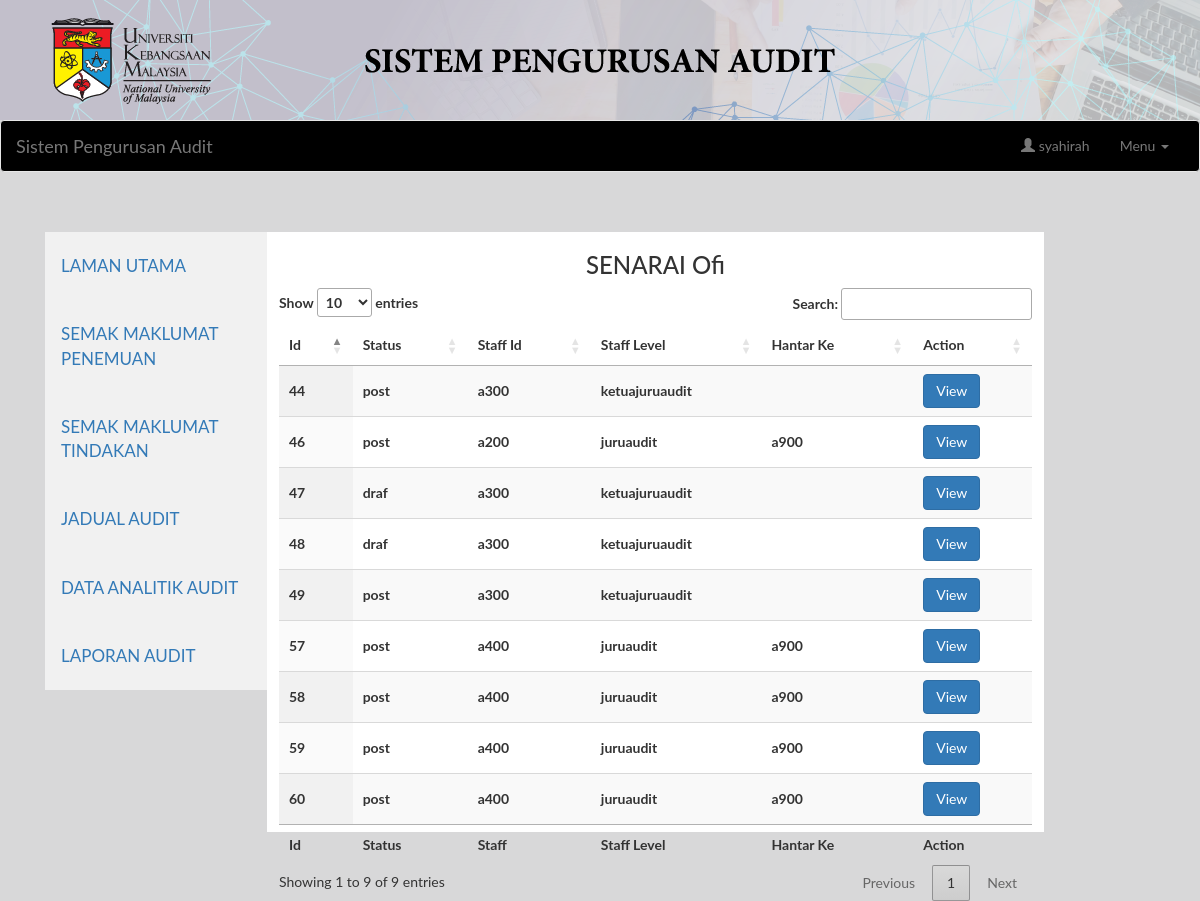
Screenshot of /staff/ketuajuruaudit/listOfi.php (signed in) with the database file from the repository.
### tables this page shows
CREATE TABLE `ketua_juruaudit` (
  `staff_no` varchar(255) NOT NULL,
  `staff_name` varchar(255) NOT NULL,
  `staff_pass` varchar(50) NOT NULL,
  `staff_email` varchar(255) NOT NULL,
  `staff_img` varchar(255) NOT NULL
);

CREATE TABLE `ofi` (
  `no_id` int(11) NOT NULL,
  `klausa` varchar(255) NOT NULL,
  `jabatan_unit` varchar(255) NOT NULL,
  `perincian` text,
  `susulan` text,
  `tarikh_tindakan` varchar(255) DEFAULT NULL,
  `status` varchar(255) NOT NULL,
  `staff_no` varchar(100) DEFAULT NULL,
  `data` text,
  `user_type` varchar(100) DEFAULT NULL,
  `hantar_ke` varchar(100) DEFAULT NULL
);

### staff/ketuajuruaudit/session.php (called while the page is built, shortened)
<?php
include_once '../../db.php';
	$uid = $_SESSION['uid'];
	$stmt = $conn->prepare("SELECT * FROM ketua_juruaudit WHERE staff_no = '$uid'");
	$stmt->execute();
	$readrow = $stmt->fetch(PDO::FETCH_ASSOC);
	$name = $readrow['staff_name'];
?>

### staff/ketuajuruaudit/listOfi.php (the view, shortened to what this page needs)
<?php
include_once '../../db.php';
include_once 'session.php';
?>
<!DOCTYPE html>
<html>
<head>
  <link rel="stylesheet" href="https://maxcdn.bootstrapcdn.com/bootstrap/3.4.1/css/bootstrap.min.css">
</head>
<body style="background-color: #d8d8d9; ">
<img src="../../auditHeader.png" style="width:100% ">
<div><?php include_once 'navbar.php'; ?></div>
<br>
<br>
<div class="container">
  <table  align="center">
   <tr>
    <td align="center" width="1110px" style="height: 318px">
       <ul class="tab">
            <li><a href="utama.php" align="center">LAMAN UTAMA</a></li>
            <li><a href="penemuan.php">SEMAK MAKLUMAT PENEMUAN</a></li>
            <li><a href="tindakan.php">SEMAK MAKLUMAT TINDAKAN</a></li>
            <li><a href="jadual.php">JADUAL AUDIT</a></li>
            <li><a href="data.php">DATA ANALITIK AUDIT</a></li>
            <li><a href="laporan.php">LAPORAN AUDIT</a></li>
          </ul>
<link rel="stylesheet" href="https://cdn.datatables.net/1.10.24/css/jquery.dataTables.min.css">
<div id="Menu" class="tabcontent" style="height: 600px">
  <h3>SENARAI Ofi</h3>
  <table id="example" class="display" style="width:100%">
        <thead>
            <tr>
                <th>Id</th>
                <th>Status</th>
                <th>Staff Id</th>
                <th>Staff Level</th>
                <th>Hantar Ke </th>
                <th>Action</th>
            </tr>
        </thead>
        <tbody>
        <?php
          include_once '../../conn.php';
          $sql = "SELECT * FROM `ofi` ";
          $result = $conn->query($sql);
          if ($result->num_rows > 0) {
          while($row = $result->fetch_assoc()) {
            if($row['status'] == 'draf' && $row['user_type'] != 'ketuajuruaudit'){
              continue ;
            }
        ?>
            <tr>
                <th><?php echo $row['no_id'] ; ?></th>
                <th><?php echo $row['status'] ; ?></th>
                <th><?php echo $row['staff_no'] ; ?></th>
                <th><?php echo $row['user_type'] ; ?></th>
                <th><?php echo $row['hantar_ke'] ; ?></th>
                <th><a href="ofi.php?ofi_id=<?php echo $row['no_id'] ; ?>" name="Hantar" class="btn btn-primary">View</a></th>
            </tr>
                <?php
            }
          }
        ?>
        </tbody>
        <tfoot>
            <tr>
            <th>Id</th>
                <th>Status</th>
                <th>Staff</th>
                <th>Staff Level</th>
                <th>Hantar Ke </th>
                <th>Action</th>
            </tr>
        </tfoot>
    </table>
</div>
</body>
</html>

### staff/ketuajuruaudit/navbar.php (shortened to what this page needs)
<nav class="navbar navbar-default"style=
  "background-color: #000000;
  /*overflow: hidden;*/
  /*position: sticky;
  bottom: 0;
  width: 100%;*/
  position: relative;
  z-index: 100;
">
  <div class="container-fluid">
    <div class="navbar-header">
      <a class="navbar-brand" href="utama.php">Sistem Pengurusan Audit</a>
    </div>
    <div class="collapse navbar-collapse" id="bs-example-navbar-collapse-1">
      <ul class="nav navbar-nav navbar-right">
         <li><a href="#" disabled="disabled"><span class="glyphicon glyphicon-user" aria-hidden="true"></span>  <?php echo $name; ?></a></li>
        <li class="dropdown">
          <a href="#" class="dropdown-toggle" data-toggle="dropdown" role="button" aria-haspopup="true" aria-expanded="false">Menu <span class="caret"></span></a>
        </li>
      </ul>
    </div>
  </div>
</nav>

### staff/ketuajuruaudit/listOfi.php (style rules this page uses)
* { box-sizing: border-box }
body { font-family: "Lato", sans-serif; }
.tab { float: left; width: 20%; padding-right: 0px; padding-left: 0px; background-color: #f1f1f1; }
.tab li { display: block; background-color: inherit; color: #000000; padding: 22px 16px; width: 100%; border: none; outline: none; text-align: left; cursor: pointer; transition: 0.3s; font-size: 17px; }
.tabcontent { float: left; padding: 0px 12px; background-color: white; width: 70%; border-left: none; }

### rows the page displays
ketua_juruaudit: staff_name "syahirah"
ofi: no_id "44", status "post", staff_no "a300", user_type "ketuajuruaudit"
ofi: no_id "46", status "post", staff_no "a200", user_type "juruaudit", hantar_ke "a900"
ofi: no_id "47", status "draf", staff_no "a300", user_type "ketuajuruaudit"
ofi: no_id "48", status "draf", staff_no "a300", user_type "ketuajuruaudit"
ofi: no_id "49", status "post", staff_no "a300", user_type "ketuajuruaudit"
ofi: no_id "57", status "post", staff_no "a400", user_type "juruaudit", hantar_ke "a900"
ofi: no_id "58", status "post", staff_no "a400", user_type "juruaudit", hantar_ke "a900"
ofi: no_id "59", status "post", staff_no "a400", user_type "juruaudit", hantar_ke "a900"
ofi: no_id "60", status "post", staff_no "a400", user_type "juruaudit", hantar_ke "a900"
